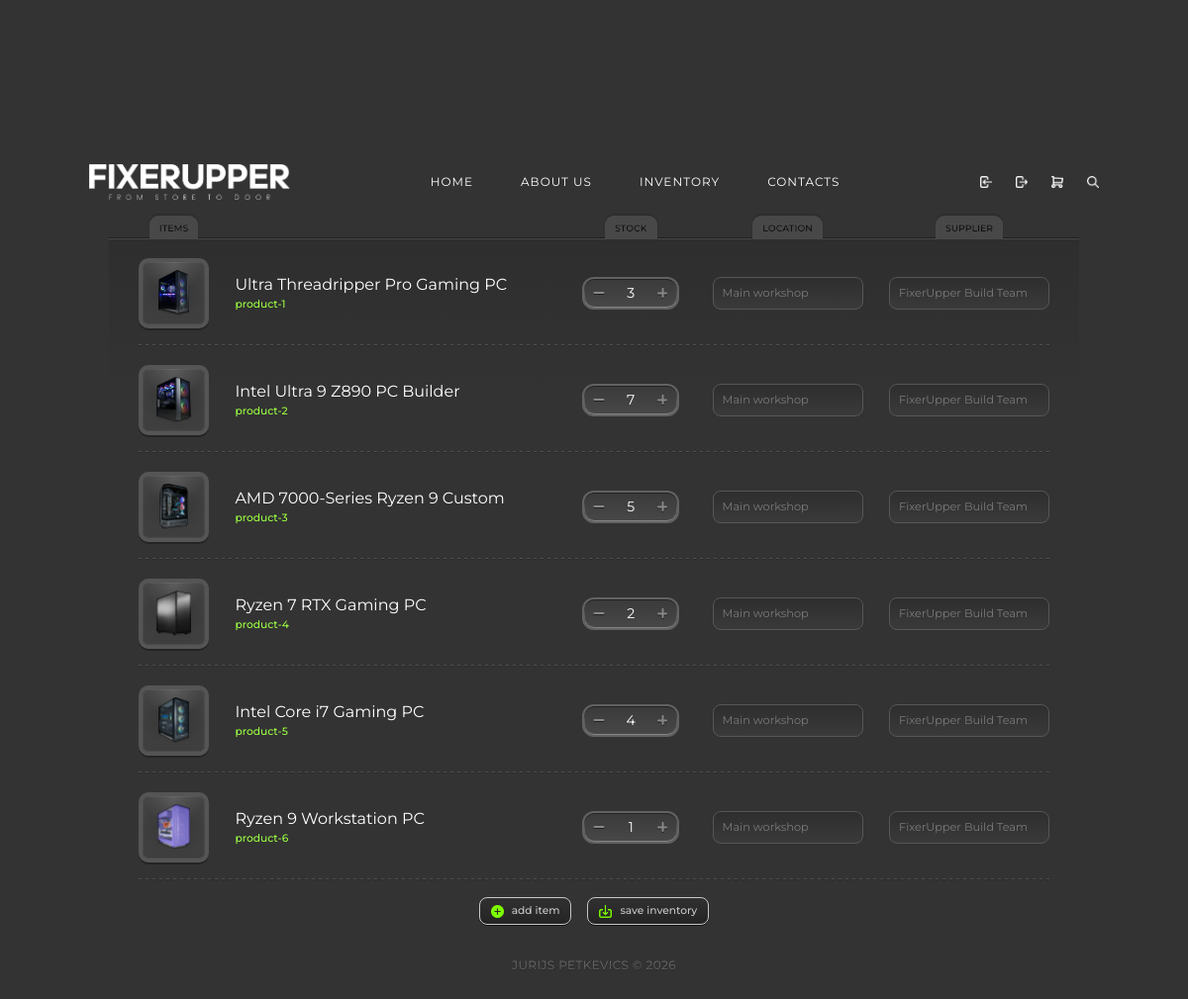
The page /inventory.php on the database its author committed.
### tables this page shows
CREATE TABLE IF NOT EXISTS product_inventory (
    product_id INT UNSIGNED NOT NULL,
    stock_quantity INT UNSIGNED NOT NULL DEFAULT 0,
    location VARCHAR(80) NOT NULL DEFAULT 'Unassigned',
    supplier VARCHAR(120) NOT NULL DEFAULT '',
    updated_at DATETIME NOT NULL DEFAULT CURRENT_TIMESTAMP ON UPDATE CURRENT_TIMESTAMP,
    PRIMARY KEY (product_id),
    KEY idx_product_inventory_stock (stock_quantity),
    CONSTRAINT fk_product_inventory_product
        FOREIGN KEY (product_id) REFERENCES products(id)
        ON DELETE CASCADE
        ON UPDATE CASCADE
);

CREATE TABLE IF NOT EXISTS products (
    id INT UNSIGNED NOT NULL AUTO_INCREMENT,
    slug VARCHAR(50) NOT NULL,
    name VARCHAR(100) NOT NULL,
    short_description TEXT NOT NULL,
    price DECIMAL(10, 2) NOT NULL,
    main_image VARCHAR(255) NOT NULL,
    is_active TINYINT(1) NOT NULL DEFAULT 1,
    created_at DATETIME NOT NULL DEFAULT CURRENT_TIMESTAMP,
    updated_at DATETIME NOT NULL DEFAULT CURRENT_TIMESTAMP ON UPDATE CURRENT_TIMESTAMP,
    PRIMARY KEY (id),
    UNIQUE KEY uq_products_slug (slug),
    KEY idx_products_active (is_active)
);

### helpers.php (called while the page is built, shortened)
<?php
function e($value)
{
    return htmlspecialchars((string) $value, ENT_QUOTES, 'UTF-8');
}

### inventory.php (the view, shortened to what this page needs)
<?php
require_once __DIR__ . '/config.php';
require_once __DIR__ . '/helpers.php';
$inventoryResult = $conn->query(
    "SELECT
        p.id,
        p.slug,
        p.name,
        p.price,
        p.main_image,
        COALESCE(i.stock_quantity, 0) AS stock_quantity,
        COALESCE(NULLIF(i.location, ''), 'Unassigned') AS location,
        COALESCE(i.supplier, '') AS supplier,
        i.updated_at
     FROM products p
     LEFT JOIN product_inventory i ON i.product_id = p.id
     WHERE p.is_active = 1
     ORDER BY p.id"
);
$inventoryItems = [];
while ($item = $inventoryResult->fetch_assoc()) {
    $stockQuantity = (int) $item['stock_quantity'];
    $item['stock_quantity'] = $stockQuantity;
    $inventoryItems[] = $item;
}
?>
<!DOCTYPE html>
<html lang="en">
<head>
    <link rel="stylesheet" href="assets/css/style.css?v=<?= filemtime(__DIR__ . '/assets/css/style.css'); ?>">
</head>
<body class="inventory-body cart-body--filled">
    <nav>
        <div class="nav-logo">
            <a href="index.php" aria-label="FIXERUPPER home">
                <img src="assets/images/logo.png" alt="FIXERUPPER Logo">
            </a>
        </div>
        <div class="nav-menu">
            <a href="index.php">HOME</a>
            <a href="index.php#about">ABOUT US</a>
            <a href="inventory.php" aria-current="page">INVENTORY</a>
            <a href="index.php#contacts">CONTACTS</a>
        </div>
        <div class="nav-actions">
            <a href="#login" title="Login">
                <img src="assets/images/login_icon.png" alt="Login">
            </a>
            <a href="#logout" title="Logout">
                <img src="assets/images/logout_icon.png" alt="Logout">
            </a>
            <a href="cart.php" title="Shopping Cart">
                <img src="assets/images/shoppingcard_icon.png" alt="Cart">
            </a>
            <a href="#search" title="Search">
                <img src="assets/images/search_icon.png" alt="Search">
            </a>
        </div>
    </nav>
    <main class="container cart-container inventory-container">
        <section class="cart-page inventory-page" aria-label="Inventory">
            <form id="inventory-form" class="inventory-form" method="post" action="inventory.php">
                <div class="cart-table inventory-table" data-inventory-table>
                    <div class="cart-header inventory-header" aria-hidden="true">
                        <span class="cart-heading cart-heading--items inventory-heading--items">ITEMS</span>
                        <span class="cart-heading inventory-heading inventory-heading--stock">STOCK</span>
                        <span class="cart-heading inventory-heading inventory-heading--location">LOCATION</span>
                        <span class="cart-heading inventory-heading inventory-heading--supplier">SUPPLIER</span>
                    </div>
                    <?php foreach ($inventoryItems as $item): ?>
                        <article class="cart-row inventory-row">
                            <a class="cart-item-media" href="index.php#<?= e($item['slug']); ?>" aria-label="<?= e($item['name']); ?>">
                                <img src="<?= e($item['main_image']); ?>" alt="<?= e($item['name']); ?>" onerror="this.onerror=null; this.src='assets/images/pc_1.png';">
                            </a>
                            <a class="cart-item-title inventory-item-title" href="index.php#<?= e($item['slug']); ?>">
                                <span class="inventory-item-name"><?= e($item['name']); ?></span>
                                <span class="cart-item-stock"><?= e($item['slug']); ?></span>
                            </a>
                            <div class="cart-quantity-cell inventory-quantity-cell inventory-quantity-cell--stock">
                                <div class="cart-quantity-control inventory-quantity-control" aria-label="Stock">
                                    <button class="cart-quantity-button" type="button" data-inventory-step="-1" aria-label="Decrease stock">&minus;</button>
                                    <input class="cart-quantity-value inventory-quantity-value" type="text" inputmode="numeric" pattern="[0-9]*" maxlength="3" autocomplete="off" name="inventory[<?= (int) $item['id']; ?>][stock_quantity]" value="<?= (int) $item['stock_quantity']; ?>" data-inventory-quantity aria-label="Stock">
                                    <button class="cart-quantity-button" type="button" data-inventory-step="1" aria-label="Increase stock">+</button>
                                </div>
                            </div>
                            <label class="inventory-text-field inventory-text-field--location">
                                <input type="text" maxlength="80" name="inventory[<?= (int) $item['id']; ?>][location]" value="<?= e($item['location']); ?>">
                            </label>
                            <label class="inventory-text-field inventory-text-field--supplier">
                                <input type="text" maxlength="120" name="inventory[<?= (int) $item['id']; ?>][supplier]" value="<?= e($item['supplier']); ?>">
                            </label>
                        </article>
                    <?php endforeach; ?>
                </div>
                <div class="inventory-actions">
                    <button class="inventory-action-button inventory-add" type="button">
                        <span class="inventory-action-icon inventory-add-icon" aria-hidden="true"></span>
                        <span>add item</span>
                    </button>
                    <button class="inventory-action-button inventory-save" type="submit">
                        <span class="inventory-action-icon inventory-save-icon" aria-hidden="true"></span>
                        <span>save inventory</span>
                    </button>
                </div>
            </form>
        </section>
        <footer class="site-footer inventory-footer">
            <p>Jurijs Petkevics &copy; 2026</p>
        </footer>
    </main>
</body>
</html>

### rows shown on the page
product_inventory: product_id.main_image (picture), product_id.name "Ultra Threadripper Pro Gaming PC", product_id.slug "product-1", stock_quantity "3", location "Main workshop", supplier "FixerUpper Build Team"
product_inventory: product_id.main_image (picture), product_id.name "Intel Ultra 9 Z890 PC Builder", product_id.slug "product-2", stock_quantity "7", location "Main workshop", supplier "FixerUpper Build Team"
product_inventory: product_id.main_image (picture), product_id.name "AMD 7000-Series Ryzen 9 Custom", product_id.slug "product-3", stock_quantity "5", location "Main workshop", supplier "FixerUpper Build Team"
product_inventory: product_id.main_image (picture), product_id.name "Ryzen 7 RTX Gaming PC", product_id.slug "product-4", stock_quantity "2", location "Main workshop", supplier "FixerUpper Build Team"
product_inventory: product_id.main_image (picture), product_id.name "Intel Core i7 Gaming PC", product_id.slug "product-5", stock_quantity "4", location "Main workshop", supplier "FixerUpper Build Team"
product_inventory: product_id.main_image (picture), product_id.name "Ryzen 9 Workstation PC", product_id.slug "product-6", stock_quantity "1", location "Main workshop", supplier "FixerUpper Build Team"
